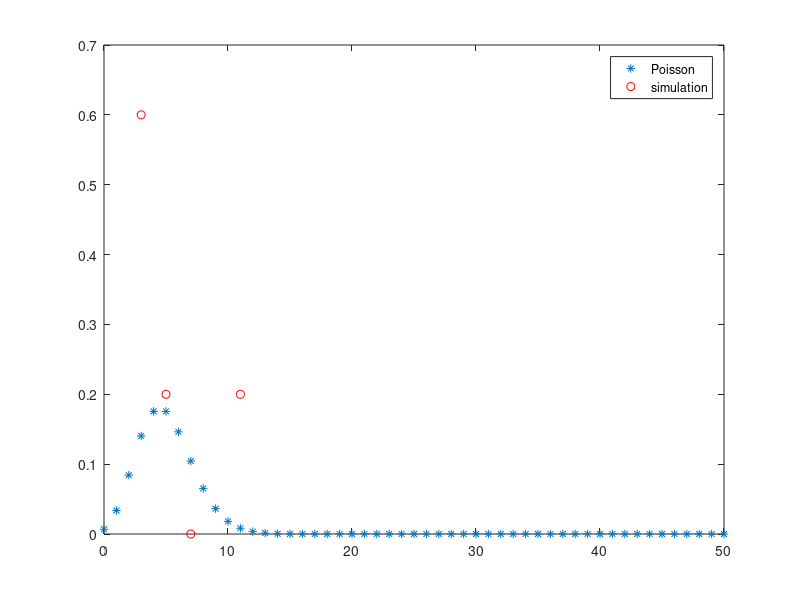

Here is the MATLAB script that generated this plot:
%poisson distribution
clear all;


lamda = input('lamda > 0 ='); %parameter of distribution
N = input('no of simulations = ');
if lamda < 0
    lamda = -lamda
end

for j=1:N
    i=0;
    U = rand;
    F(j)=exp(-lamda); %initial value of th ecdf

    while U>=F(j)
        i=i+1;
        F(j)=F(j)+exp(-lamda)*lamda^i / gamma(i+1); %gamma is n!
    end
    X(j) = i;
end

%see if its a good simulation
%compare it to the Nbin(n,p) graphically
UX = unique(X); %distinct values in X
nX = hist(X,length(UX));
rel_freq = nX/N;  %approx of probability

k=0:50; %trial and error because it goes to infinity
pk = poisspdf(k,lamda); %probability for every k, true Geo(p)
clf;
plot(k,pk,'*', UX, rel_freq, 'ro')
legend('Poisson', 'simulation')






